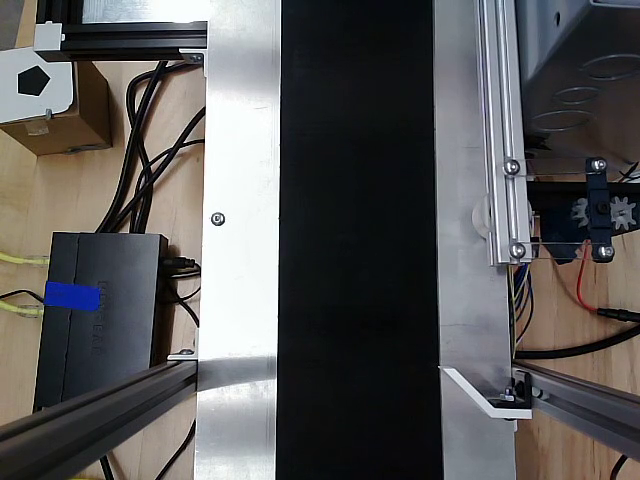
#> input picture frame 83 of Test_Video.mp4, 640 x 480 px
$ python Clumped_Box_Detection.py
#> lines starting #> are read from the running program, lines starting #| are printed output that depends on the picture; after the words box and inside, x2 and y2 are one past the last pixel; in counts of white or black regions, pixels touching at a corner belong together
import cv2
import numpy as np
# import paho.mqtt.client as mqtt
import time


def on_log(client, userdata, level, buf):
    print("log: " + buf)


# [5 lines left out: function on_connect, not called in this run]


def on_disconnect(client, userdata, flags, rc=0):
    print("Disconnected result code" + str(rc))


# [59 lines left out: functions on_message, on_low_H_thresh_trackbar, on_high_H_thresh_trackbar, on_low_S_thresh_trackbar, on_high_S_thresh_trackbar, on_low_V_thresh_trackbar and 2 more, not called in this run]


# [12 lines of commented-out code are left out]

time.sleep(4)

# Variable Declaration
max_value = 255
max_value_H = 360//2
low_H = 0
low_S = 0
low_V = 0
high_H = max_value_H
high_S = max_value
high_V = max_value
window_capture_name = 'Video Capture'
window_detection_name = 'Object Detection'
low_H_name = 'Low H'
low_S_name = 'Low S'
low_V_name = 'Low V'
high_H_name = 'High H'
high_S_name = 'High S'
high_V_name = 'High V'
low_a = 0
high_a = 1200
font = cv2.FONT_HERSHEY_COMPLEX
counter = 0
num_rectangles_adjust = 0
limit = 50
prev_val = False
crop_x_offset = 272
crop_y_offset = 0

# [11 lines of commented-out code are left out]
cap = cv2.VideoCapture('Test_Video.mp4')
frameTime = 20
colour = (0, 255, 0)  # green

while True:
    _, frame = cap.read()
#> frame is the input picture: shape (480, 640, 3); mean B, G, R 88.4, 88.4, 89.3
    # frame = cv2.imread("Test_Image-2.jfif")

    # Loops the video
    if frame is None:
        cap = cv2.VideoCapture('Test_Video.mp4')
        _, frame = cap.read()

    frameWidth, frameHeight = frame.shape[:2]
#> frameWidth = 480; frameHeight = 640
    cv2.rectangle(frame, (0,0), (frameHeight, frameWidth), colour, 10)
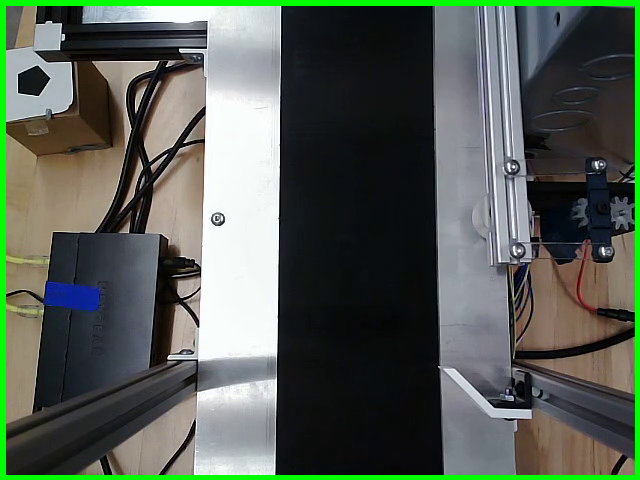
#> frame: shape (480, 640, 3); 3.97% of pixels changed, all inside (x1, y1, x2, y2) = (0, 0, 640, 480)

    cropped = frame[crop_y_offset:640, crop_x_offset:445]
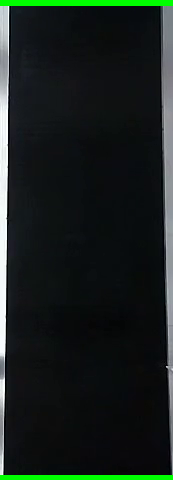
#> cropped: shape (480, 173, 3); mean B, G, R 29.5, 33.4, 24.8
    frame_hsv = cv2.cvtColor(cropped, cv2.COLOR_BGR2HSV)
#> frame_hsv: shape (480, 173, 3); mean H, S, V 96.6, 73, 35.5
    lower_red = np.array([0, 0, 144])
    upper_red = np.array([180, 255, 255])

    mask = cv2.inRange(frame_hsv, lower_red, upper_red)
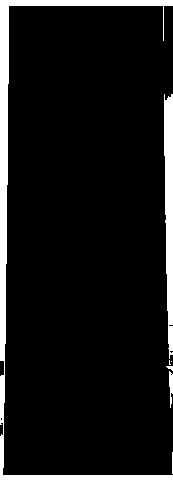
#> mask: shape (480, 173); 8.4% white; 7 white regions (2 under 20 px), largest, box (x1, y1, x2, y2) and area: (0, 0, 173, 480) 4965, (164, 94, 173, 359) 1850, (169, 371, 173, 408) 98, (172, 452, 173, 474) 22, (166, 366, 173, 371) 21
    # mask = cv2.inRange(frame_hsv, (low_H, low_S, low_V), (high_H, high_S, high_V))
    kernel = np.ones((5,5), np.uint8)
    mask = cv2.erode(mask, kernel)
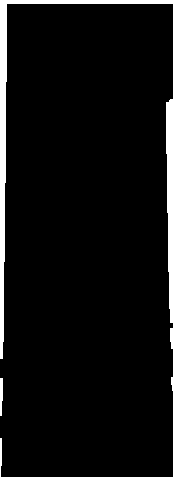
#> mask: shape (480, 173); 5.5% white; 6 white regions

    # Contours detection
    contours, _ = cv2.findContours(mask, cv2.RETR_TREE, cv2.CHAIN_APPROX_SIMPLE)
#> contours = 6 contours, 1 with area under 20; largest, box (x1, y1, x2, y2) and area: (0, 0, 173, 359) 2082, (166, 99, 173, 323) 987, (0, 438, 173, 480) 372, (0, 378, 3, 416) 60, (170, 328, 173, 349) 34

    num_rectangle = 0
    counter += 1

    for cnt in contours:
        area = cv2.contourArea(cnt)
        approx = cv2.approxPolyDP(cnt, 0.01*cv2.arcLength(cnt, True), True)
        approx = approx + [crop_x_offset, crop_y_offset]
        x = approx.ravel()[0]
        y = approx.ravel()[1]

        # Check whether the detected contours make reasonable sense.
        # Contours that are too small or too large cannot be caused by the boxes.
        if 12000 < area < 19000:
            cv2.drawContours(frame, [approx], 0, (0, 0, 0), 5)
            num_rectangle += 1
#> this loop made 6 passes
#> (area, approx, x, y) on passes 1, 5, 6: (372, [[272, 438], [272, 479], [444, 479], [273, 477]], 272, 438), (987, [[442, 99], [444, 322]], 442, 99), (2081.5, [[444, 0], [272, 0], [272, 358], [278, 4]], 444, 0)
#> (area, x, y) on passes 2, 4: (59.5, 274, 378), (33.5, 442, 328)
#> after the loop, num_rectangle = 0

    if num_rectangle > num_rectangles_adjust:
        num_rectangles_adjust = num_rectangle
        print(num_rectangles_adjust)
        if num_rectangles_adjust > 1 and not prev_val:
            print("boxes_clumped = True")
            colour = (0, 0, 255) # red
            # client.publish("Conveyor04/boxes_clumped", True, 0, False)
            prev_val = True
        if num_rectangles_adjust < 2 and prev_val:
            print("boxes_clumped = False")
            colour = (0, 255, 0)  # green
            # client.publish("Conveyor04/boxes_clumped", False, 0, False)
            prev_val = False

    if counter == limit:
        num_rectangles_adjust = -1
        counter = 0

    cv2.imshow("Frame", frame)
    cv2.imshow("Mask", mask)

    # Press Esc key to exit out of camera window
    key = cv2.waitKey(frameTime)
#> (key Esc is pressed here)
    if key == 27:
        break

cap.release()
cv2.destroyAllWindows()

$ run again, starting later in the video
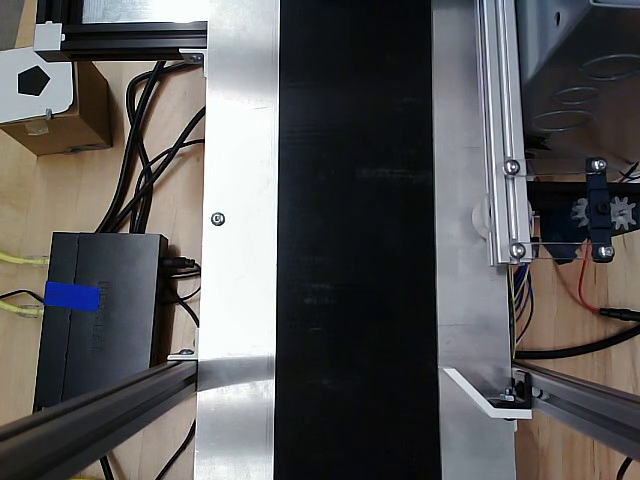
#> input picture frame 376 of Test_Video.mp4, 640 x 480 px
#> frame is the input picture: shape (480, 640, 3); mean B, G, R 88.3, 88.2, 89
#> `cv2.rectangle(frame, (0,0), (frameHeight, frameWidth), colour, 10)`:
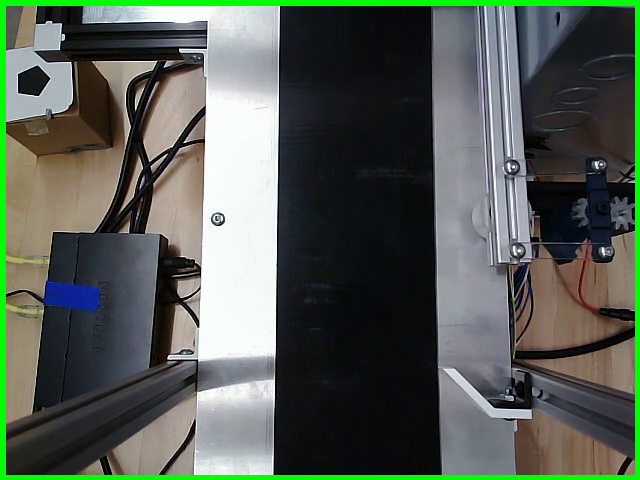
#> frame: shape (480, 640, 3); 3.97% of pixels changed, all inside (x1, y1, x2, y2) = (0, 0, 640, 480)
#> frame_hsv: shape (480, 173, 3); mean H, S, V 98.5, 75.7, 36
#> `mask = cv2.erode(mask, kernel)`:
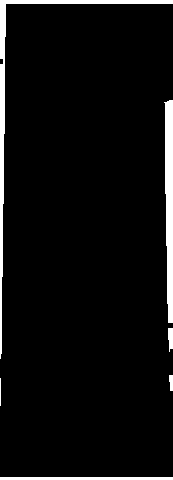
#> mask: shape (480, 173); 5.1% white; 6 white regions
#> contours = 6 contours, 1 with area under 20; largest, box (x1, y1, x2, y2) and area: (0, 0, 173, 359) 1488, (164, 100, 173, 323) 1326, (0, 477, 173, 480) 344, (168, 328, 173, 352) 72, (169, 375, 173, 391) 36
#> the loop `for cnt in contours:` made 6 passes
#> (area, x, y) on passes 3 to 4: (36.5, 441, 375), (72, 444, 328)
#> after the loop `for cnt in contours:`: num_rectangle = 0

$ run again, starting later in the video
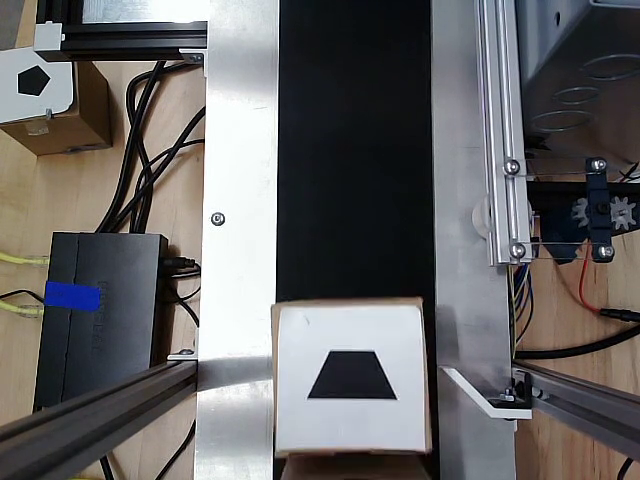
#> input picture frame 668 of Test_Video.mp4, 640 x 480 px
#> frame is the input picture: shape (480, 640, 3); mean B, G, R 100.8, 100.3, 101.6
#> frame: shape (480, 640, 3); 3.97% of pixels changed, all inside (x1, y1, x2, y2) = (0, 0, 640, 480)
#> `cropped = frame[crop_y_offset:640, crop_x_offset:445]`:
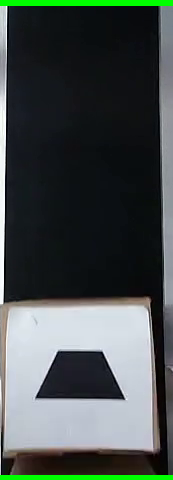
#> cropped: shape (480, 173, 3); mean B, G, R 75.9, 78.2, 69.8
#> frame_hsv: shape (480, 173, 3); mean H, S, V 96.1, 68.1, 83.4
#> `mask = cv2.erode(mask, kernel)`:
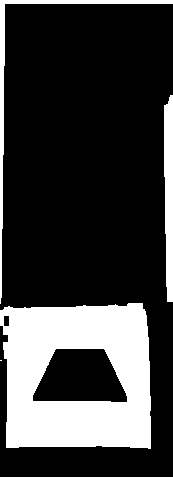
#> mask: shape (480, 173); 24.5% white; 5 white regions (1 under 20 px)
#> contours = 7 contours, 1 with area under 20; largest, box (x1, y1, x2, y2) and area: (0, 303, 151, 449) 20034, (32, 348, 128, 403) 3942, (164, 95, 173, 302) 1398, (0, 0, 173, 304) 1250, (0, 477, 173, 480) 344, (3, 315, 10, 327) 64
#> the loop `for cnt in contours:` made 7 passes
#> (area, x, y) on passes 3 to 5: (20034.5, 414, 303), (3942.5, 304, 395), (64, 276, 315)
#> after the loop `for cnt in contours:`: num_rectangle = 0
